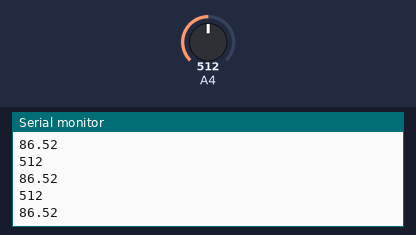
This sketch was run on a simulated Arduino Uno, built with avr-gcc and run on an emulated ATmega328P. Shown: the last lines printed to the serial monitor. The inputs (shaded band) are chosen by the test bench; at power-on: A4 = 512.

Above: at 1.3 s.
1.4 s: A4 set to 716
At 1.81 s:
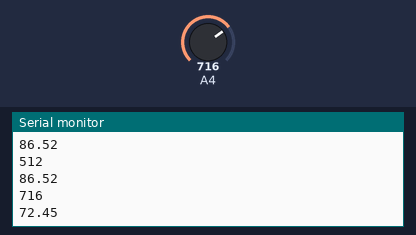
2.9 s: A4 set to 900
At 3.31 s:
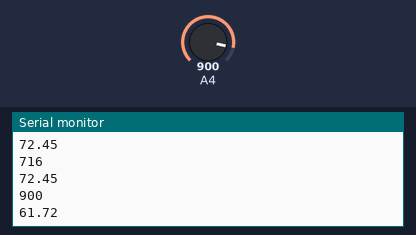
Timing chart, 0 to 5.9 s (numbered marks = the images above; inputs shaded):
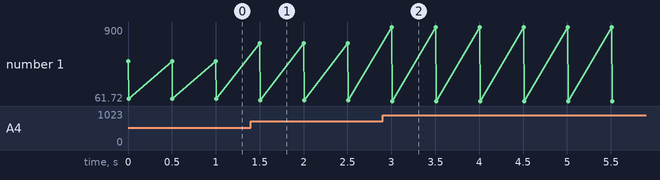

Measured:
- after the input at 1.4 s, the serial monitor: prints a new line after 0.10 s (image 1)
- after the input at 2.9 s, the serial monitor: prints a new line after 0.11 s (image 2)
- plotted number 1: 86.52 → 72.45 after the input at 1.4 s, 72.45 → 61.72 after the input at 2.9 s

The sketch:

tempsensorRead.ino
```cpp
#include <math.h>

//#define sqr(x) (x * x)
//#define cube(x) (x * x * x)

void setup() {
  // put your setup code here, to run once:
  Serial.begin(9600);
}

void loop() {
  // put your main code here, to run repeatedly:
  int v = analogRead(4);
  Serial.println(v);
  Serial.println(interpol(v));
  delay(500);
}

inline double cube(const double& x) {
    return x * x * x;
}

inline double sqr(const double& x) {
    return x * x;
}

inline double interpol(const double& resis) {
    // return -0.0445 * resis + 102.67;
    double ret = -6 * 1e-9 * cube(resis) + 4 * 1e-5 * sqr(resis) - 0.1112 * resis + 133.77;
    return ret;
    // R^2 = 0.998
}
```
